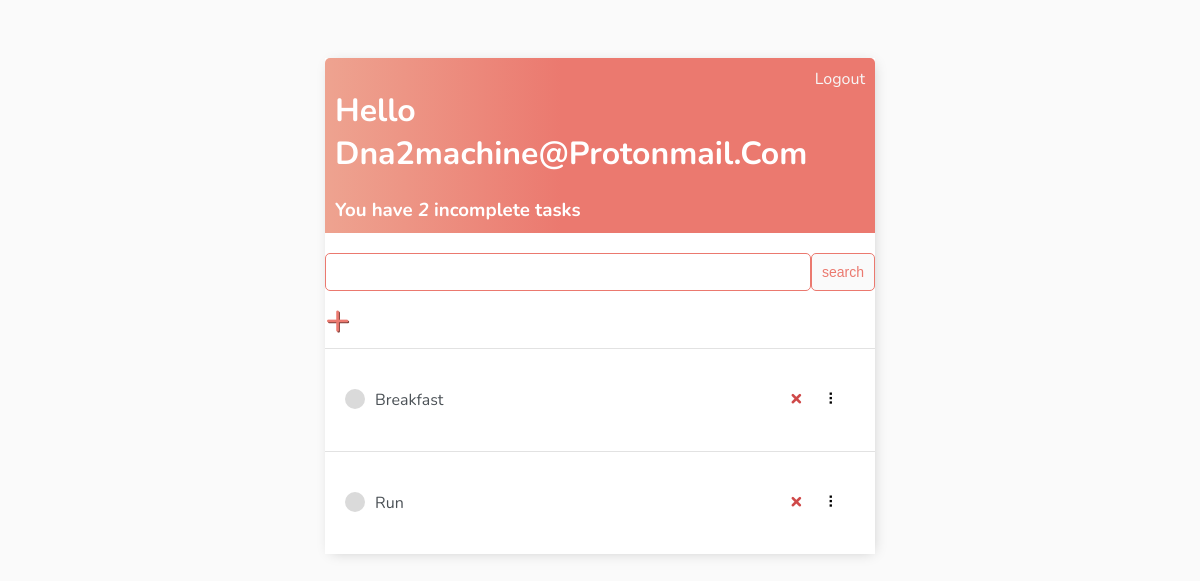
The app's page / (signed in), older data.
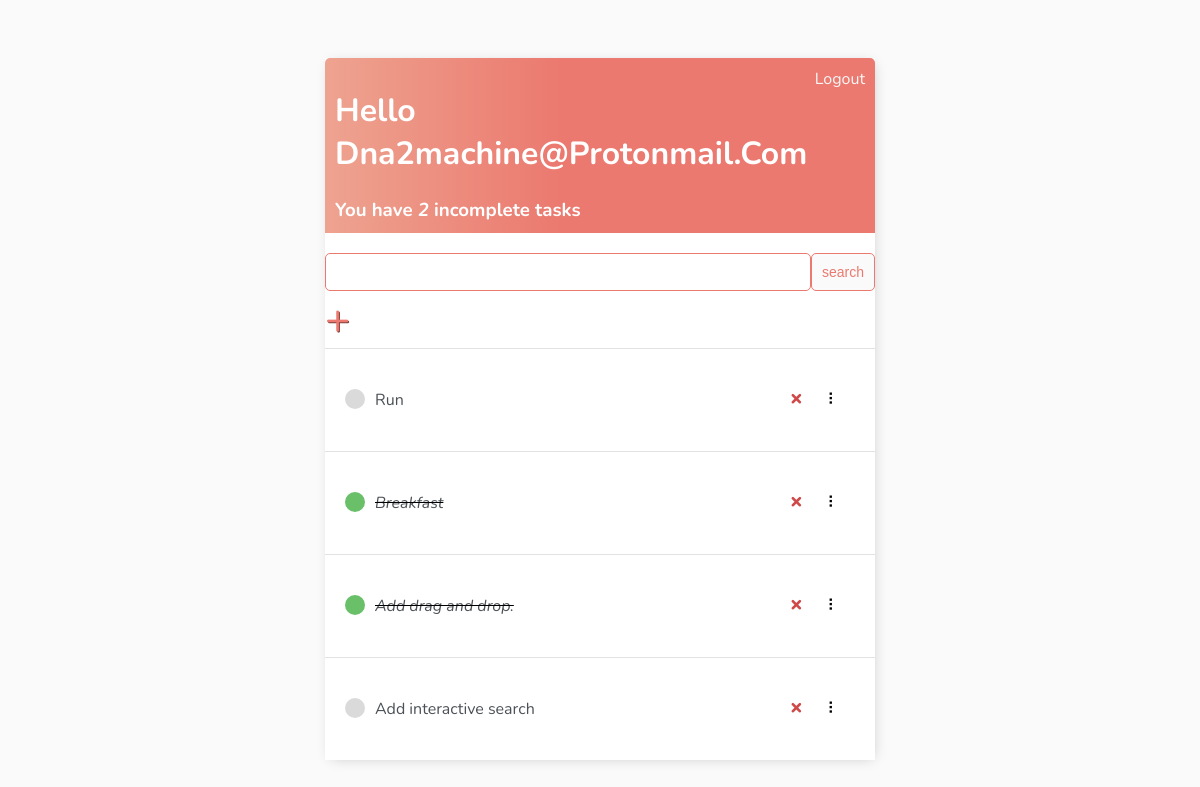
The same page, newer data.
### base/models.py (models this page shows)
class Task(models.Model):
    user = models.ForeignKey(
        User, on_delete=models.CASCADE, null=True, blank=True)
    title = models.CharField(max_length=200)
    description = models.TextField(null=True, blank=True)
    complete = models.BooleanField(default=False)
    created = models.DateTimeField(auto_now_add=True)
    def __str__(self):
        return self.title
    class Meta:
        order_with_respect_to = 'user'

### base/views.py (the view)
# urls.py: path('', TaskList.as_view(), name='tasks'),
class TaskList(LoginRequiredMixin, ListView):
    model = Task
    context_object_name = 'tasks'
    def get_context_data(self, **kwargs):
        context = super().get_context_data(**kwargs)
        context['tasks'] = context['tasks'].filter(user=self.request.user)
        context['count'] = context['tasks'].filter(complete=False).count()
        search_input = self.request.GET.get('search-area') or ''
        if search_input:
            context['tasks'] = context['tasks'].filter(
                    title__icontains=search_input)
        context['search_input'] = search_input
        return context

### base/templates/base/task_list.html (shortened to what this page needs)
{% extends 'base/main.html' %}
{% block content %}
<div class="header-bar">
	<div>
		<h1>Hello {{request.user|title}}</h1>
		<h3 style="margin:0">You have <i>{{count}}</i> incomplete task{{count|pluralize:"s"}}</h3>
	</div>
	{% if request.user.is_authenticated %}
		<a href="{% url 'logout' %}">Logout</a>
	{% else %}
		<a href="{% url 'login' %}">Login</a>
	{% endif %}
</div>
<div class="search-add-wrapper">
	<form method="GET" style="margin-top: 20px;display:flex;">
		<input type='text' name='search-area' value="{{search_input}}">
		<input class="button" type='submit' value='search'>
	</form>
	<a id="add-link" href="{% url 'task-create' %}">&#x2b;</a>
</div>
<div id="tasklist" class="task-items-wrapper">
    {% for task in tasks %}
    <div class="task-wrapper" data-position="{{task.pk}}">
        <div class="task-title">
            {% if task.complete %}
            <div class="task-complete-icon"></div>
            <i><s><a href="{% url 'task-update' task.id %}">{{task}}</a></s></i>
			{% else %}
            <div class="task-incomplete-icon"></div>
            <a href="{% url 'task-update' task.id %}">{{task}}</a>
			{% endif %}
        </div>
        <div class="task-controls">
            <a class="delete-link" href="{% url 'task-delete' task.id %}">&#215;</a>
            <span class="handle">&nbsp;&#10247;</span>
        </div>
    </div>
    {% empty %}
    <h3>No items in list</h3>
    {% endfor %}
</div>
{% endblock content %}

### base/templates/base/main.html (shortened to what this page needs)
 <!DOCTYPE html>
<html>
<head>
</head>
<body>
	<div class="container">
		{% block content %}{% endblock content %}
	</div>
</body>
</html>

### base/templates/base/main.html (style rules this page uses)
body { background-color: #FAFAFA; font-family: 'Nunito', sans-serif; padding-top: 50px; }
h1, h2, h3, h4, h5, h6, { font-family: 'Raleway', sans-serif; }
a, p { color: #4b5156 }
.container { max-width: 550px; margin: auto; background-color: #fff; -webkit-box-shadow: 2px 2px 13px -4px rgba(0, 0, 0, 0.21); box-shadow: 2px 2px 13px -4px rgba(0, 0, 0, 0.21); }
.header-bar { display: flex; justify-content: space-between; color: #fff; padding: 10px; border-radius: 5px 5px 0 0; background: linear-gradient(90deg, #EEA390 0%, #EB796F 43%, #EB796F 100%); }
.header-bar a { color: rgb(247, 247, 247); text-decoration: none; }
.task-wrapper { display: flex; align-items: center; justify-content: space-between; padding: 20px; background-color: #fff; border-top: 1px solid rgb(226, 226, 226); }
.task-title { display: flex; }
.task-title a { text-decoration: none; color: #4b5156; margin-left: 10px; }
.task-complete-icon { height: 20px; width: 20px; background-color: rgb(105, 192, 105); border-radius: 50%; }
.task-incomplete-icon { height: 20px; width: 20px; background-color: rgb(218, 218, 218); border-radius: 50%; }
.delete-link { text-decoration: none; font-weight: 900; color: #cf4949; font-size: 22px; line-height: 0; }
#add-link { color: #EB796F; text-decoration: none; font-size: 42px; text-shadow: 1px 1px #81413b; }
.handle { display: inline-block; padding: 20px 16px; cursor: grab; user-select: none; }
.handle:after, .handle:before { display: block; content: ""; }
input[type=text], input[type=password], textarea { border: 1px solid #EB796F; border-radius: 5px; padding: 10px; width: 90%; }
.button { border: 1px solid #EB796F; background-color: #FAFAFA; color: #EB796F; padding: 10px; font-size: 14px; border-radius: 5px; cursor: pointer; text-decoration: none; }

Row changes from the older to the newer data that the page shows:
shown differently, row unchanged: Task "Run": moves up the list
changed Task "Breakfast": complete False → True (drawn)
added Task: title "Add drag and drop."
added Task: title "Add interactive search"
